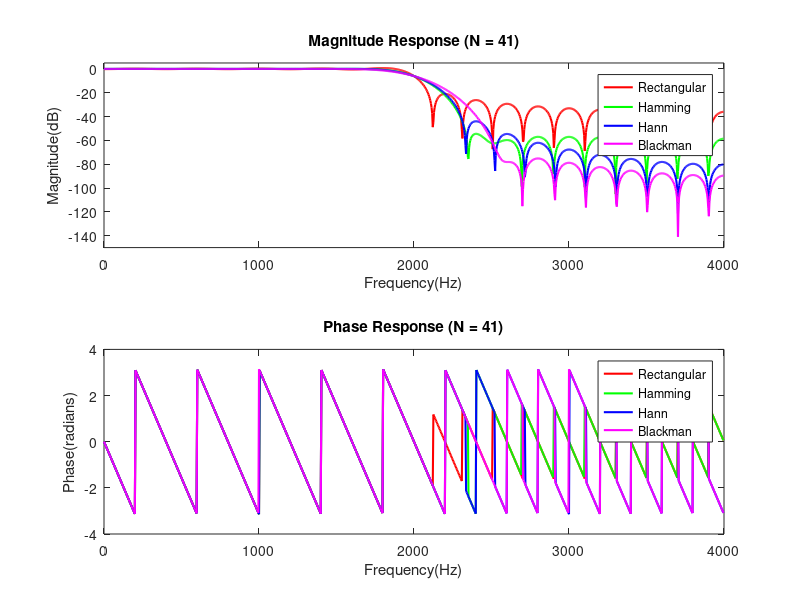

This chart was generated by the following MATLAB code:
% FIR low-pass filter of length 21 and 41
clear;
% sampling frequency
fs = 8e3;
% cutoff frequency
fc = 2e3;
% filter length 
N=41;
% N = input('Enter filter length: ');
% normalized cutoff frequency
wc = 2*pi*(fc/fs);

% window functions
% filter order
M = N - 1;
n = 0 : M;

% low-pass filter impulse response(ideal sinc function)
% shifted right by M/2 to the right to make it causal
hd = (wc/pi) * sinc((wc/pi) * (n - M/2));
% plot(hd)

% window functions
% rectangular window
w_rect = ones(1,N);
% hamming Window
w_hamming = 0.54-0.46*cos(2*pi*(n/M));
% hann Window
w_hann = 0.5-0.5*cos(2*pi*(n/M));  
% Blackman window
w_blackman = 0.42-0.5*cos(2*pi*(n/M)) + 0.08*cos(4*pi*(n/M));

% apply the window functions
h_rect = hd.*w_rect;
h_hamming = hd.*w_hamming;
h_hann = hd.*w_hann;
h_blackman = hd.*w_blackman;

%compute frequency response
% since w remains same for all window types(because we are using same freqz
% settings), we only need to store it once
% so ~ is used as a placeholder for output arguments that we want to ignore
[H_rect,w] = freqz(h_rect,1,1024,fs);
[H_hamming,~] = freqz(h_hamming,1,1024,fs);
[H_hann,~] = freqz(h_hann,1,1024,fs);
[H_blackman,~] = freqz(h_blackman,1,1024,fs);

% plot all magnitude responses
figure;
subplot(2,1,1);
plot(w,20*log10(abs(H_rect)), 'r', 'LineWidth',1.5);
hold on;
plot(w,20*log10(abs(H_hamming)), 'g', 'LineWidth',1.5);
plot(w,20*log10(abs(H_hann)), 'b', 'LineWidth',1.5);
plot(w,20*log10(abs(H_blackman)), 'm', 'LineWidth',1.5);
xlabel('Frequency(Hz)');
ylabel('Magnitude(dB)');
ylim([-150 5]);
title(['Magnitude Response (N = ',num2str(N),')']);
legend('Rectangular','Hamming','Hann','Blackman');
hold off;

% plot all phase resonses
subplot(2,1,2);
plot(w,angle(H_rect), 'r', 'LineWidth',1.5);
hold on;
plot(w,angle(H_hamming), 'g', 'LineWidth',1.5);
plot(w,angle(H_hann), 'b', 'LineWidth',1.5);
plot(w,angle(H_blackman), 'm', 'LineWidth',1.5);
xlabel('Frequency(Hz)');
ylabel('Phase(radians)');
title(['Phase Response (N = ',num2str(N),')']);
legend('Rectangular','Hamming','Hann','Blackman');
hold off;
